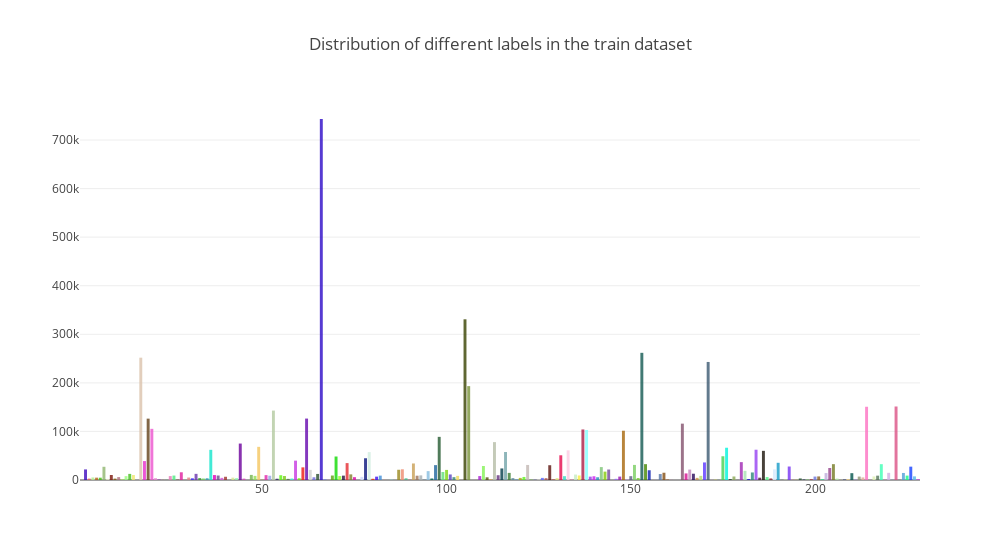

The notebook cell this image was saved under:
### Code cell
train_labels = Counter(train_annotations)

xvalues = list(train_labels.keys())
yvalues = list(train_labels.values())

colores = ["#%06x" % random.randint(0, 0xFFFFFF) for _ in range(len(xvalues)) ]

trace1 = go.Bar(x=xvalues, y=yvalues, opacity=0.8, name="year count", marker=dict(color=colores))
layout = dict(width=1000, title='Distribution of different labels in the train dataset', legend=dict(orientation="h"));

fig = go.Figure(data=[trace1], layout=layout);
iplot(fig);

### Figure 1 — Plotly figure (JSON) as saved in the notebook; plotly's stock layout.template omitted (floating-point values rounded to 4 significant figures; data arrays with more than 128 entries replaced by an {"elided": "..."} marker saying what was removed)
{"data": [{"marker": {"color": {"elided": "228 str values"}}, "name": "year count", "opacity": 0.8, "type": "bar", "uid": "a129f9b5-8850-4177-a4ee-0a1f5c9775bd", "x": {"elided": "228 str values"}, "y": {"elided": "228 int values"}}], "layout": {"legend": {"orientation": "h"}, "title": {"text": "Distribution of different labels in the train dataset"}, "width": 1000}}
